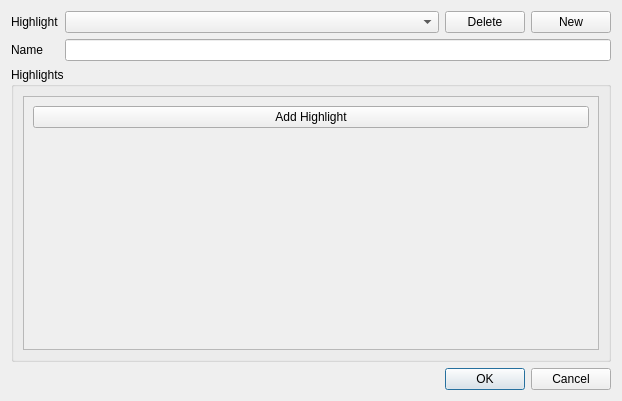
<?xml version="1.0" encoding="UTF-8"?>
<ui version="4.0">
 <class>Highlights</class>
 <widget class="QDialog" name="Highlights">
  <property name="geometry">
   <rect>
    <x>0</x>
    <y>0</y>
    <width>622</width>
    <height>401</height>
   </rect>
  </property>
  <property name="minimumSize">
   <size>
    <width>600</width>
    <height>0</height>
   </size>
  </property>
  <property name="windowTitle">
   <string>Highlights</string>
  </property>
  <property name="modal">
   <bool>true</bool>
  </property>
  <layout class="QVBoxLayout" name="verticalLayout">
   <item>
    <layout class="QFormLayout" name="formLayout_2">
     <item row="0" column="0">
      <widget class="QLabel" name="label">
       <property name="text">
        <string>Highlight</string>
       </property>
      </widget>
     </item>
     <item row="0" column="1">
      <layout class="QHBoxLayout" name="horizontalLayout_2" stretch="1,0,0">
       <item>
        <widget class="QComboBox" name="highlightSets"/>
       </item>
       <item>
        <widget class="QPushButton" name="remove">
         <property name="text">
          <string>Delete</string>
         </property>
        </widget>
       </item>
       <item>
        <widget class="QPushButton" name="add">
         <property name="text">
          <string>New</string>
         </property>
         <property name="flat">
          <bool>false</bool>
         </property>
        </widget>
       </item>
      </layout>
     </item>
     <item row="1" column="0">
      <widget class="QLabel" name="label_2">
       <property name="text">
        <string>Name</string>
       </property>
      </widget>
     </item>
     <item row="1" column="1">
      <widget class="QLineEdit" name="name"/>
     </item>
    </layout>
   </item>
   <item>
    <widget class="QGroupBox" name="highlights">
     <property name="title">
      <string>Highlights</string>
     </property>
     <layout class="QVBoxLayout" name="verticalLayout_4">
      <item>
       <widget class="QScrollArea" name="highlightsArea">
        <property name="widgetResizable">
         <bool>true</bool>
        </property>
        <widget class="QWidget" name="highlightsAreaContents">
         <property name="geometry">
          <rect>
           <x>0</x>
           <y>0</y>
           <width>582</width>
           <height>41</height>
          </rect>
         </property>
         <property name="sizePolicy">
          <sizepolicy hsizetype="Preferred" vsizetype="Fixed">
           <horstretch>0</horstretch>
           <verstretch>0</verstretch>
          </sizepolicy>
         </property>
         <layout class="QVBoxLayout" name="verticalLayout_5">
          <item>
           <widget class="QPushButton" name="addHighlight">
            <property name="text">
             <string>Add Highlight</string>
            </property>
            <property name="flat">
             <bool>false</bool>
            </property>
           </widget>
          </item>
         </layout>
        </widget>
       </widget>
      </item>
     </layout>
    </widget>
   </item>
   <item>
    <widget class="QDialogButtonBox" name="buttonBox">
     <property name="orientation">
      <enum>Qt::Horizontal</enum>
     </property>
     <property name="standardButtons">
      <set>QDialogButtonBox::Cancel|QDialogButtonBox::Ok</set>
     </property>
    </widget>
   </item>
  </layout>
 </widget>
 <resources/>
 <connections>
  <connection>
   <sender>buttonBox</sender>
   <signal>accepted()</signal>
   <receiver>Highlights</receiver>
   <slot>accept()</slot>
   <hints>
    <hint type="sourcelabel">
     <x>310</x>
     <y>380</y>
    </hint>
    <hint type="destinationlabel">
     <x>310</x>
     <y>200</y>
    </hint>
   </hints>
  </connection>
  <connection>
   <sender>buttonBox</sender>
   <signal>rejected()</signal>
   <receiver>Highlights</receiver>
   <slot>reject()</slot>
   <hints>
    <hint type="sourcelabel">
     <x>310</x>
     <y>380</y>
    </hint>
    <hint type="destinationlabel">
     <x>310</x>
     <y>200</y>
    </hint>
   </hints>
  </connection>
 </connections>
</ui>
